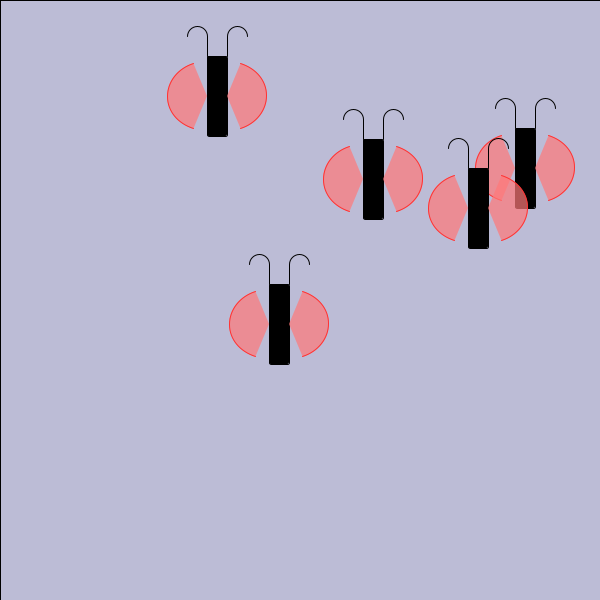
Frame 1 (no input)
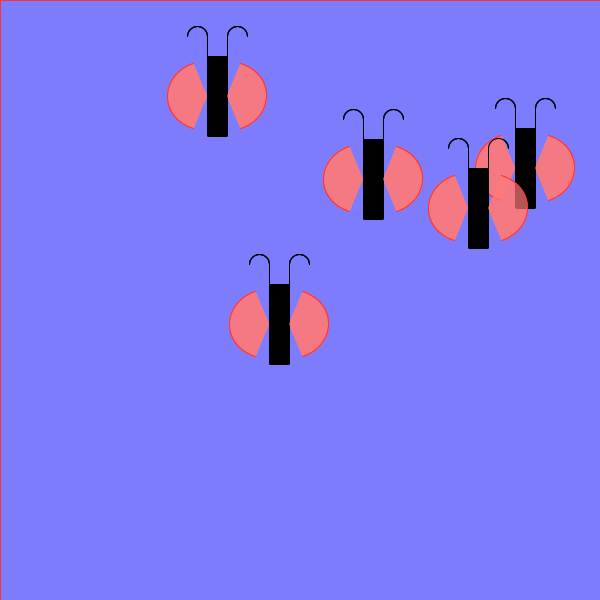
Frame 60 (the mouse pressed at the canvas centre just before this capture)
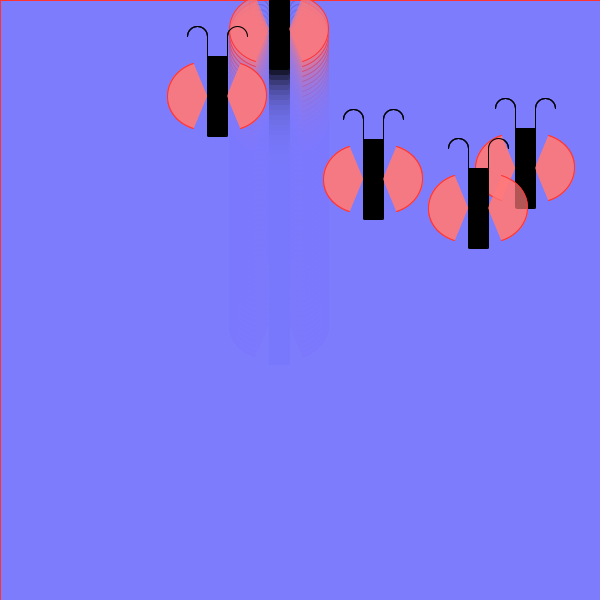
Frame 120 (the mouse held since frame 60 and released just before this capture)

The Processing sketch that drew these frames (run headless with seeded random() and noise(); from frame 60 on, the mouse is pressed at the canvas centre):

// Processing sketch: D101_Alan_Huang_LabChallenge3_301362439
// ── D101_Alan_Huang_LabChallenge3_301362439.pde
//LAB CHALLENGE:
//1) When you hit the RIGHT mouse button on the butterfly, butterflies move DOWN instead
//2) Instead of disappearing off the screen, the butterflies loop around to the other side of the screen (They don't need to stop)

int butterflyWidth=100; //diameter of "wing" arc, plus width of rect. body
int numButterflies=5; 

//int xcoords;
//int ycoords;
//int speed;
int[] xcoords = new int[numButterflies];
int[] ycoords = new int[numButterflies];
int[] speeds = new int[numButterflies];

void setup() {
  //xcoords= (int)random(butterflyWidth/2, width - butterflyWidth/2);
  //ycoords = (int)random(butterflyWidth/2, height - butterflyWidth/2);
  for(int i = 0; i < numButterflies; i++) {
    xcoords[i] = (int)random(butterflyWidth/2, width - butterflyWidth/2);
    ycoords[i] = (int)random(butterflyWidth/2, width - butterflyWidth/2);
  }
}

void settings() {
  size(butterflyWidth+numButterflies*butterflyWidth, 600);
}

void draw() {
  fill(120, 120, 255, 50);
  rect(0, 0, width, height); //this will be our background. 
  //Will create a cool effect when we aniate our butterflies. :)
  //HIT DETECTION
  for (int i = 0; i < numButterflies; i++) {
    int bx = xcoords[i];
    int by = ycoords[i];
    
    if(mousePressed && dist(mouseX, mouseY, bx, by) < butterflyWidth/2) {
      speeds[i] = -5;
    }
    ycoords[i] += speeds[i];
    drawButterfly(bx, by);
  }
}


void drawButterfly(float x, float y) {
  //butterfly
  pushMatrix();
  translate(x, y);
  //body
  fill(0);
  stroke(0);
  rect(-10, -40, 20, 80, ROUND);

  //attenae
  line(-10, -40, -10, -60);
  noFill();
  arc(-20, -60, 20, 20, -PI, 0);
  line(10, -40, 10, -60);
  arc(20, -60, 20, 20, -PI, 0);

  //wings
  stroke(255, 50, 50);
  fill(255, 120, 120, 180);
  arc(-10, 0, 80, 70, radians(110), radians(250));
  arc(10, 0, 80, 70, radians(-70), radians(70));
  popMatrix();
}
